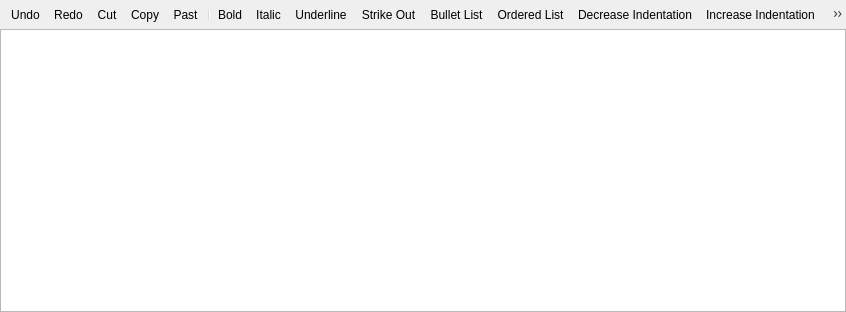
<?xml version="1.0" encoding="UTF-8"?>
<ui version="4.0">
 <class>QgsRichTextEditorBase</class>
 <widget class="QWidget" name="QgsRichTextEditorBase">
  <property name="geometry">
   <rect>
    <x>0</x>
    <y>0</y>
    <width>846</width>
    <height>312</height>
   </rect>
  </property>
  <property name="windowTitle">
   <string notr="true"/>
  </property>
  <layout class="QVBoxLayout" name="verticalLayout">
   <property name="spacing">
    <number>0</number>
   </property>
   <property name="leftMargin">
    <number>0</number>
   </property>
   <property name="topMargin">
    <number>0</number>
   </property>
   <property name="rightMargin">
    <number>0</number>
   </property>
   <property name="bottomMargin">
    <number>0</number>
   </property>
   <item>
    <widget class="QToolBar" name="mToolBar">
     <addaction name="mActionUndo"/>
     <addaction name="mActionRedo"/>
     <addaction name="mActionCut"/>
     <addaction name="mActionCopy"/>
     <addaction name="mActionPaste"/>
     <addaction name="separator"/>
     <addaction name="mActionBold"/>
     <addaction name="mActionItalic"/>
     <addaction name="mActionUnderline"/>
     <addaction name="mActionStrikeOut"/>
     <addaction name="mActionBulletList"/>
     <addaction name="mActionOrderedList"/>
     <addaction name="mActionDecreaseIndent"/>
     <addaction name="mActionIncreaseIndent"/>
     <addaction name="separator"/>
     <addaction name="mActionInsertLink"/>
     <addaction name="mActionInsertImage"/>
     <addaction name="mActionEditSource"/>
    </widget>
   </item>
   <item>
    <widget class="QStackedWidget" name="mStackedWidget">
     <widget class="QWidget" name="mPageRichEdit">
      <layout class="QVBoxLayout" name="verticalLayout_2">
       <property name="leftMargin">
        <number>0</number>
       </property>
       <property name="topMargin">
        <number>0</number>
       </property>
       <property name="rightMargin">
        <number>0</number>
       </property>
       <property name="bottomMargin">
        <number>0</number>
       </property>
       <item>
        <widget class="QgsImageDropTextEdit" name="mTextEdit">
         <property name="autoFormatting">
          <set>QTextEdit::AutoNone</set>
         </property>
         <property name="tabChangesFocus">
          <bool>true</bool>
         </property>
        </widget>
       </item>
      </layout>
     </widget>
     <widget class="QWidget" name="mPageSourceEdit"/>
    </widget>
   </item>
  </layout>
  <action name="mActionUndo">
   <property name="icon">
    <iconset resource="../../images/images.qrc">
     <normaloff>:/images/themes/default/mActionUndo.svg</normaloff>:/images/themes/default/mActionUndo.svg</iconset>
   </property>
   <property name="text">
    <string>Undo</string>
   </property>
   <property name="toolTip">
    <string>Undo</string>
   </property>
  </action>
  <action name="mActionRedo">
   <property name="icon">
    <iconset resource="../../images/images.qrc">
     <normaloff>:/images/themes/default/mActionRedo.svg</normaloff>:/images/themes/default/mActionRedo.svg</iconset>
   </property>
   <property name="text">
    <string>Redo</string>
   </property>
   <property name="toolTip">
    <string>Redo</string>
   </property>
  </action>
  <action name="mActionCut">
   <property name="icon">
    <iconset resource="../../images/images.qrc">
     <normaloff>:/images/themes/default/mActionEditCut.svg</normaloff>:/images/themes/default/mActionEditCut.svg</iconset>
   </property>
   <property name="text">
    <string>Cut</string>
   </property>
   <property name="toolTip">
    <string>Cut</string>
   </property>
  </action>
  <action name="mActionCopy">
   <property name="icon">
    <iconset resource="../../images/images.qrc">
     <normaloff>:/images/themes/default/mActionEditCopy.svg</normaloff>:/images/themes/default/mActionEditCopy.svg</iconset>
   </property>
   <property name="text">
    <string>Copy</string>
   </property>
   <property name="toolTip">
    <string>Copy</string>
   </property>
  </action>
  <action name="mActionPaste">
   <property name="icon">
    <iconset resource="../../images/images.qrc">
     <normaloff>:/images/themes/default/mActionEditPaste.svg</normaloff>:/images/themes/default/mActionEditPaste.svg</iconset>
   </property>
   <property name="text">
    <string>Past</string>
   </property>
   <property name="toolTip">
    <string>Paste</string>
   </property>
  </action>
  <action name="mActionInsertLink">
   <property name="checkable">
    <bool>true</bool>
   </property>
   <property name="icon">
    <iconset resource="../../images/images.qrc">
     <normaloff>:/images/themes/default/mActionEditInsertLink.svg</normaloff>:/images/themes/default/mActionEditInsertLink.svg</iconset>
   </property>
   <property name="text">
    <string>Insert Link</string>
   </property>
   <property name="toolTip">
    <string>Insert link</string>
   </property>
  </action>
  <action name="mActionBold">
   <property name="checkable">
    <bool>true</bool>
   </property>
   <property name="icon">
    <iconset resource="../../images/images.qrc">
     <normaloff>:/images/themes/default/mActionEditBold.svg</normaloff>:/images/themes/default/mActionEditBold.svg</iconset>
   </property>
   <property name="text">
    <string>Bold</string>
   </property>
  </action>
  <action name="mActionItalic">
   <property name="checkable">
    <bool>true</bool>
   </property>
   <property name="icon">
    <iconset resource="../../images/images.qrc">
     <normaloff>:/images/themes/default/mActionEditItalic.svg</normaloff>:/images/themes/default/mActionEditItalic.svg</iconset>
   </property>
   <property name="text">
    <string>Italic</string>
   </property>
   <property name="toolTip">
    <string>Italic</string>
   </property>
  </action>
  <action name="mActionUnderline">
   <property name="checkable">
    <bool>true</bool>
   </property>
   <property name="icon">
    <iconset resource="../../images/images.qrc">
     <normaloff>:/images/themes/default/mActionEditUnderline.svg</normaloff>:/images/themes/default/mActionEditUnderline.svg</iconset>
   </property>
   <property name="text">
    <string>Underline</string>
   </property>
   <property name="toolTip">
    <string>Underline</string>
   </property>
  </action>
  <action name="mActionStrikeOut">
   <property name="checkable">
    <bool>true</bool>
   </property>
   <property name="icon">
    <iconset resource="../../images/images.qrc">
     <normaloff>:/images/themes/default/mActionStrikeOut.svg</normaloff>:/images/themes/default/mActionStrikeOut.svg</iconset>
   </property>
   <property name="text">
    <string>Strike Out</string>
   </property>
   <property name="toolTip">
    <string>Strike Out</string>
   </property>
  </action>
  <action name="mActionBulletList">
   <property name="checkable">
    <bool>true</bool>
   </property>
   <property name="text">
    <string>Bullet List</string>
   </property>
   <property name="toolTip">
    <string>Create a bullet list</string>
   </property>
  </action>
  <action name="mActionOrderedList">
   <property name="checkable">
    <bool>true</bool>
   </property>
   <property name="text">
    <string>Ordered List</string>
   </property>
   <property name="toolTip">
    <string>Create an ordered list</string>
   </property>
  </action>
  <action name="mActionDecreaseIndent">
   <property name="icon">
    <iconset resource="../../images/images.qrc">
     <normaloff>:/images/themes/default/mActionEditIndentLess.svg</normaloff>:/images/themes/default/mActionEditIndentLess.svg</iconset>
   </property>
   <property name="text">
    <string>Decrease Indentation</string>
   </property>
   <property name="toolTip">
    <string>Decrease indentation</string>
   </property>
  </action>
  <action name="mActionIncreaseIndent">
   <property name="icon">
    <iconset resource="../../images/images.qrc">
     <normaloff>:/images/themes/default/mActionEditIndentMore.svg</normaloff>:/images/themes/default/mActionEditIndentMore.svg</iconset>
   </property>
   <property name="text">
    <string>Increase Indentation</string>
   </property>
   <property name="toolTip">
    <string>Increase indentation</string>
   </property>
  </action>
  <action name="mActionInsertImage">
   <property name="icon">
    <iconset resource="../../images/images.qrc">
     <normaloff>:/images/themes/default/mActionEditInsertImage.svg</normaloff>:/images/themes/default/mActionEditInsertImage.svg</iconset>
   </property>
   <property name="text">
    <string>Insert Image</string>
   </property>
   <property name="toolTip">
    <string>Insert image</string>
   </property>
  </action>
  <action name="mActionEditSource">
   <property name="checkable">
    <bool>true</bool>
   </property>
   <property name="icon">
    <iconset resource="../../images/images.qrc">
     <normaloff>:/images/themes/default/mActionEditHtml.svg</normaloff>:/images/themes/default/mActionEditHtml.svg</iconset>
   </property>
   <property name="text">
    <string>Edit HTML Source</string>
   </property>
   <property name="toolTip">
    <string>Edit HTML Source</string>
   </property>
  </action>
 </widget>
 <customwidgets>
  <customwidget>
   <class>QgsImageDropTextEdit</class>
   <extends>QTextEdit</extends>
   <header>qgsimagedroptextedit.h</header>
  </customwidget>
 </customwidgets>
 <resources>
  <include location="../../images/images.qrc"/>
 </resources>
 <connections/>
</ui>
